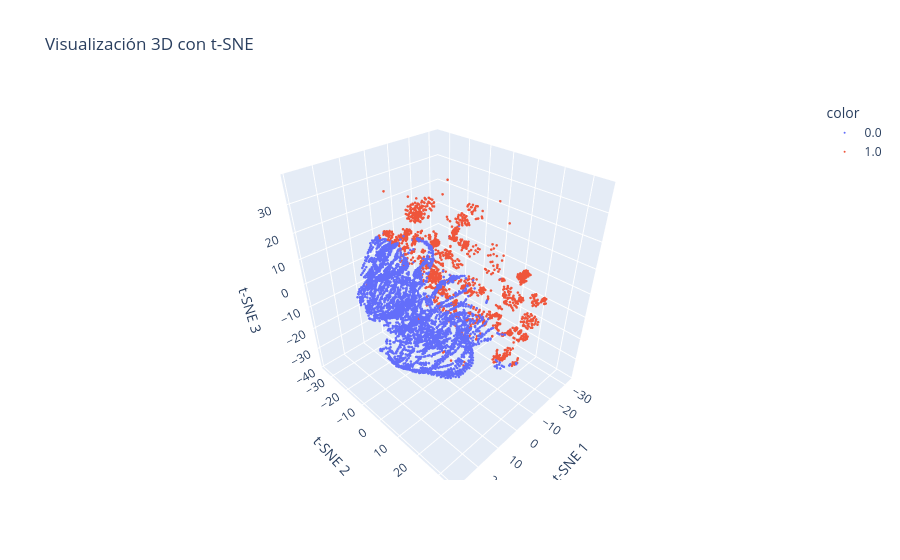

Here is the notebook cell this chart was saved with:
### Code cell
fig = px.scatter_3d(
    tsne_df_3d,
    x='TSNE1', y='TSNE2', z='TSNE3',
    color=tsne_df_3d['label'].astype(str),
    title='Visualización 3D con t-SNE',
    labels={'TSNE1': 't-SNE 1', 'TSNE2': 't-SNE 2', 'TSNE3': 't-SNE 3'}
)

# Opcional: hacer los puntos más pequeños
fig.update_traces(marker=dict(size=1.5))

fig.show()

### Figure 1 — Plotly figure (JSON) as saved in the notebook; plotly's stock layout.template omitted (floating-point values rounded to 4 significant figures; data arrays with more than 128 entries replaced by an {"elided": "..."} marker saying what was removed)
{"data": [{"hovertemplate": "color=0.0<br>t-SNE 1=%{x}<br>t-SNE 2=%{y}<br>t-SNE 3=%{z}<extra></extra>", "legendgroup": "0.0", "marker": {"color": "#636efa", "size": 1.5, "symbol": "circle"}, "mode": "markers", "name": "0.0", "scene": "scene", "showlegend": true, "type": "scatter3d", "x": {"elided": "5000 float values"}, "y": {"elided": "5000 float values"}, "z": {"elided": "5000 float values"}}, {"hovertemplate": "color=1.0<br>t-SNE 1=%{x}<br>t-SNE 2=%{y}<br>t-SNE 3=%{z}<extra></extra>", "legendgroup": "1.0", "marker": {"color": "#EF553B", "size": 1.5, "symbol": "circle"}, "mode": "markers", "name": "1.0", "scene": "scene", "showlegend": true, "type": "scatter3d", "x": {"elided": "5000 float values"}, "y": {"elided": "5000 float values"}, "z": {"elided": "5000 float values"}}], "layout": {"legend": {"title": {"text": "color"}, "tracegroupgap": 0}, "scene": {"domain": {"x": [0, 1], "y": [0, 1]}, "xaxis": {"title": {"text": "t-SNE 1"}}, "yaxis": {"title": {"text": "t-SNE 2"}}, "zaxis": {"title": {"text": "t-SNE 3"}}}, "title": {"text": "Visualización 3D con t-SNE"}}}
